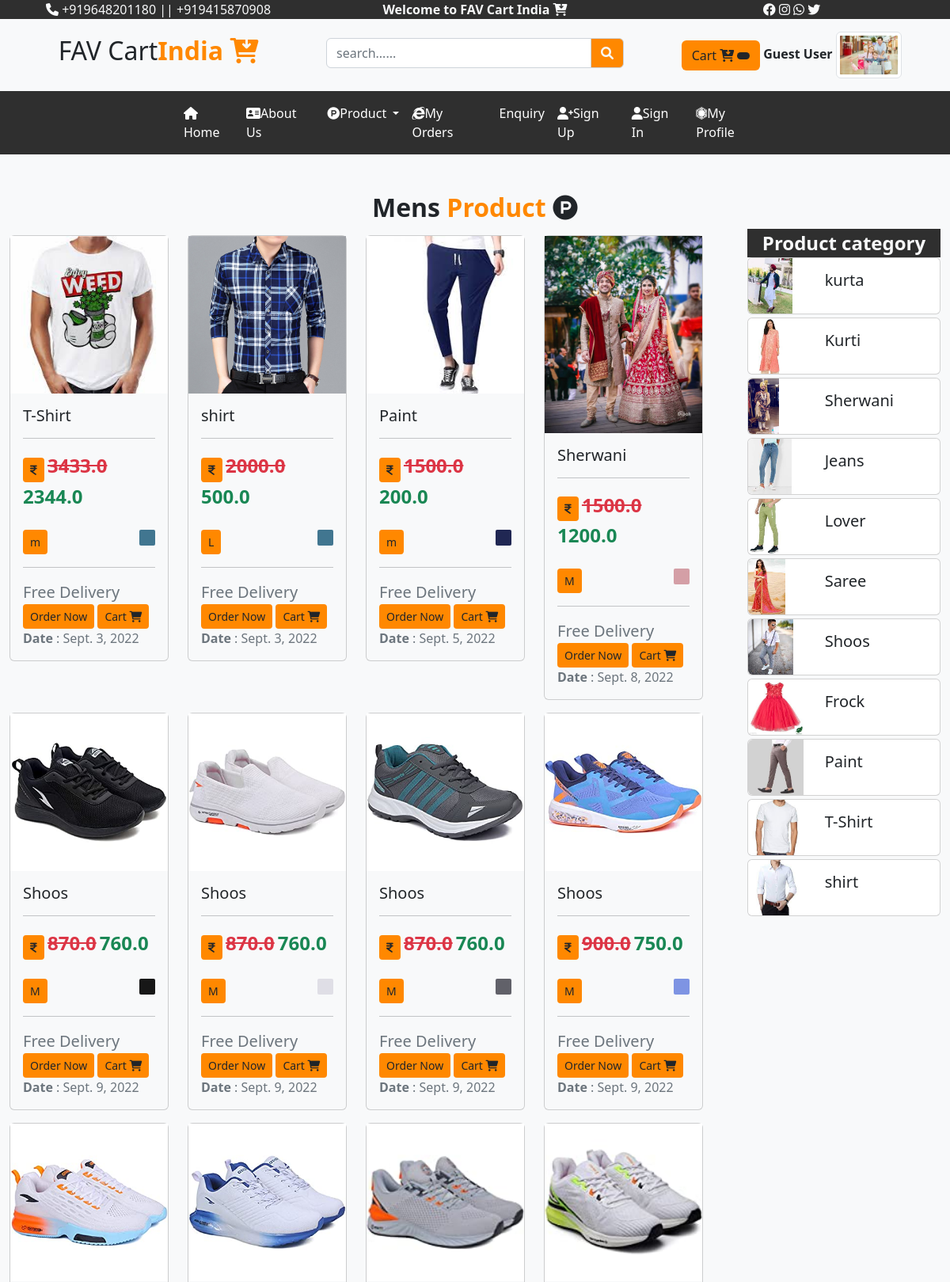
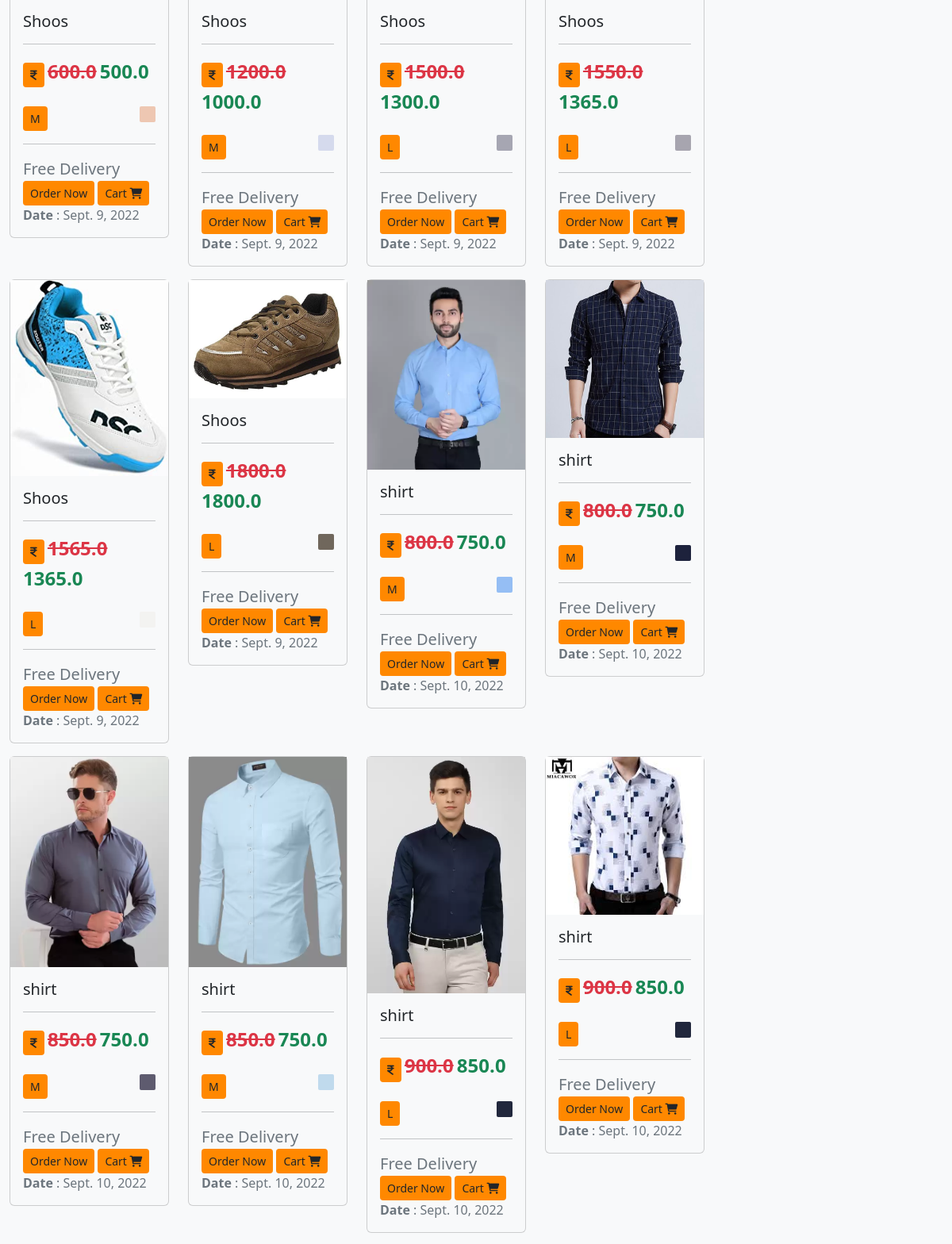
Page /user/mens/ (upper part) on the committed database (2 pictures, top to bottom).
### User/models.py (models this page shows)
class myproduct(models.Model):
    pprice=models.FloatField()
    dprice=models.FloatField()
    psize=models.CharField(max_length=20)
    pcolor=models.CharField(max_length=20)
    pdes=models.TextField()
    pdel=models.CharField(max_length=60)
    ppic=models.ImageField(upload_to='static/product/',default="")
    pdate=models.DateField()
    pcategory=models.ForeignKey(category,on_delete=models.CASCADE,null=True)
    mcategory=models.ForeignKey(maincate,on_delete=models.CASCADE,null=True)

class category(models.Model):
    Name=models.CharField(max_length=40)
    CPic=models.ImageField(upload_to='static/category/',null=True)
    def __str__(self):
        return self.Name

### User/views.py (the view)
# urls.py: path('mens/',views.mens),
def mens(request):
    user = request.session.get('userid')
    ct = ""
    if user:
        ct = mcart.objects.all().filter(userid=user).count()
    cid=request.GET.get('msg')
    cat=category.objects.all().order_by('-id')
    d=myproduct.objects.all().filter(mcategory=1)
    if cid is not None:
      d=myproduct.objects.all().filter(mcategory=1,pcategory=cid)
    mydict={"cats":cat,"data":d,"a":cid,"cart":ct}
    return render(request,'user/mens.html',mydict)

### templates/user/mens.html
{% extends 'base.html'%}
{% block content %}
{% load static %}
<h2 class="fs-2 text-center"><b class="text-bcolor">Mens <b class="text-ocolor"> Product</b>
<i class="fa-brands fa-product-hunt"></i></b>
</h2>
<div class="row">
    <div class="col-sm-9">
        <div class="row">
         {% for a in data %}
    <div class="col-sm-3 my-2">
        <div class="card bg-light">
            <img src="/{{a.ppic}}"  class="img-card-top">
            <div class="card-body">
                <h5 class="card-title">{{a.pcategory}}</h5>
                <hr class="divider"/>
                <b class="btn btn-sm bg-ocolor">
                <i class="fa-solid fa-indian-rupee-sign"></i>
                </b>
                <b class="text-danger fs-4"><s>{{a.pprice}}</s></b>
                <b class="text-success fs-4">{{a.dprice}}</b><br/><br/>
                <b class="btn btn-sm bg-ocolor">{{a.psize}}</b>
                <div style="height:20px;width:20px;background:{{a.pcolor}};border-radius:2px;" class="float-end"></div><hr>
                    <span class="text-muted fs-5">Free Delivery </span><br/>
                     <a href="/user/viewproduct?abc={{a.id}}" class="btn btn-sm bg-ocolor">Order Now </a>
                    <a href="#" class="btn btn-sm bg-ocolor">Cart
                        <i class="fa-solid fa-cart-shopping"></i> </a>
                <span class="text-muted"><br/><b>Date</b> : {{a.pdate}}
                </span><br/>
                    </div>
                </div>
            </div>
      {% endfor %}
            </div>
    </div>
    <div class="col-sm-3">
        <ul class="list">
            <li class="list group-item active fs-4 bg-bcolor text-light fw-bold text-center">Product category</li>
      {% for x in cats %}
       <li class="list-group-item">
           <div class="card mb-1 w-100" >
  <div class="row g-0">
    <div class="col-md-4">
      <img src="/{{x.CPic}}" style="max-height:70px;" class="img-fluid rounded-start" alt="...">
    </div>
    <div class="col-md-8">
      <div class="card-body">
          <a href="/user/mens?msg={{x.id}}" class="text-dark"
                style="text-decoration:none">
        <h5 class="card-title">{{x.Name}}</h5>
              </a>
      </div>
    </div>
  </div>
</div>
       </li>
            {% endfor %}
        </ul>
    </div>
</div>
{% endblock %}

### rows in the picture
myproduct: ppic (picture), pcategory "T-Shirt", pprice "3433.0", dprice "2344.0", psize "m", pdate "Sept. 3, 2022"
myproduct: ppic (picture), pcategory "shirt", pprice "2000.0", dprice "500.0", psize "L", pdate "Sept. 3, 2022"
myproduct: ppic (picture), pcategory "Paint", pprice "1500.0", dprice "200.0", psize "m", pdate "Sept. 5, 2022"
myproduct: ppic (picture), pcategory "Sherwani", pprice "1500.0", dprice "1200.0", psize "M", pdate "Sept. 8, 2022"
myproduct: ppic (picture), pcategory "Shoos", pprice "870.0", dprice "760.0", psize "M", pdate "Sept. 9, 2022"
myproduct: ppic (picture), pcategory "Shoos", pprice "870.0", dprice "760.0", psize "M", pdate "Sept. 9, 2022"
myproduct: ppic (picture), pcategory "Shoos", pprice "870.0", dprice "760.0", psize "M", pdate "Sept. 9, 2022"
myproduct: ppic (picture), pcategory "Shoos", pprice "900.0", dprice "750.0", psize "M", pdate "Sept. 9, 2022"
myproduct: ppic (picture), pcategory "Shoos", pprice "600.0", dprice "500.0", psize "M", pdate "Sept. 9, 2022"
myproduct: ppic (picture), pcategory "Shoos", pprice "1200.0", dprice "1000.0", psize "M", pdate "Sept. 9, 2022"
myproduct: ppic (picture), pcategory "Shoos", pprice "1500.0", dprice "1300.0", psize "L", pdate "Sept. 9, 2022"
myproduct: ppic (picture), pcategory "Shoos", pprice "1550.0", dprice "1365.0", psize "L", pdate "Sept. 9, 2022"
myproduct: ppic (picture), pcategory "Shoos", pprice "1565.0", dprice "1365.0", psize "L", pdate "Sept. 9, 2022"
myproduct: ppic (picture), pcategory "Shoos", pprice "1800.0", dprice "1800.0", psize "L", pdate "Sept. 9, 2022"
myproduct: ppic (picture), pcategory "shirt", pprice "800.0", dprice "750.0", psize "M", pdate "Sept. 10, 2022"
myproduct: ppic (picture), pcategory "shirt", pprice "800.0", dprice "750.0", psize "M", pdate "Sept. 10, 2022"
myproduct: ppic (picture), pcategory "shirt", pprice "850.0", dprice "750.0", psize "M", pdate "Sept. 10, 2022"
myproduct: ppic (picture), pcategory "shirt", pprice "850.0", dprice "750.0", psize "M", pdate "Sept. 10, 2022"
myproduct: ppic (picture), pcategory "shirt", pprice "900.0", dprice "850.0", psize "L", pdate "Sept. 10, 2022"
myproduct: ppic (picture), pcategory "shirt", pprice "900.0", dprice "850.0", psize "L", pdate "Sept. 10, 2022"
category: CPic (picture), Name "kurta"
category: CPic (picture), Name "Kurti"
category: CPic (picture), Name "Sherwani"
category: CPic (picture), Name "Jeans"
category: CPic (picture), Name "Lover"
category: CPic (picture), Name "Saree"
category: CPic (picture), Name "Shoos"
category: CPic (picture), Name "Frock"
category: CPic (picture), Name "Paint"
category: CPic (picture), Name "T-Shirt"
category: CPic (picture), Name "shirt"
